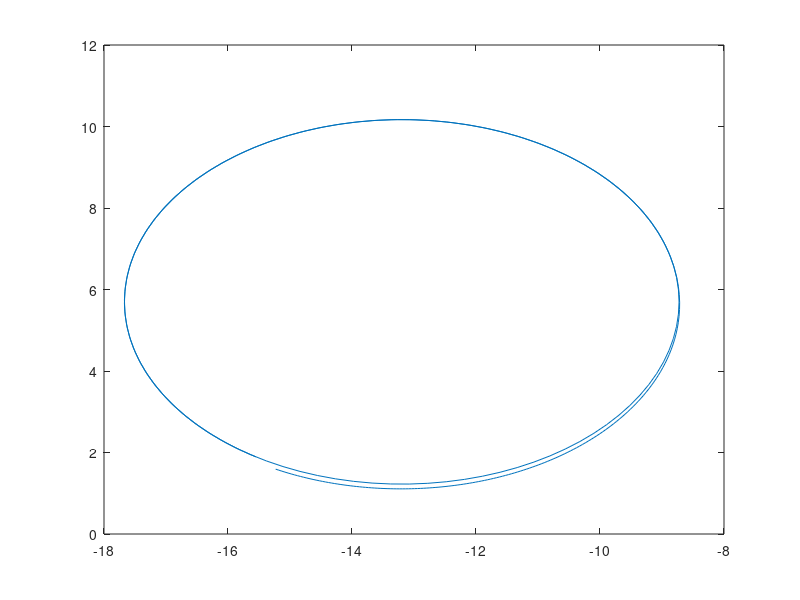

The MATLAB script that drew this image:
w = [-27.0365 -0.0068 -1.8390;-0.0086 -0.0005 1.7351];
b = [-5.1557;-5.4321];
x = -15.231525210174928;
y = 1.5917592854076972;
theta = pi;
Lr = 2;
Lf = 2;

trajectory = [x,y,theta];

for i=1:300
    ref = [-15+(i-1)*0.05;0;0];
    data = ref-trajectory(i,:)';
    u = w*data+b;
    vr = u(1);
    delta = u(2);
    
    if vr>0
        vr = 0;
    elseif vr<-30
        vr = -30;
    end
    
    if delta>pi/4
        delta = pi/4;
    elseif delta<-pi/4
        delta = -pi/4;
    end
    
    delta = atan(Lr/(Lr+Lf)*sin(delta)/cos(delta));
    new_x = trajectory(i,1)+0.01*vr*cos(trajectory(i,3)+delta);
    new_y = trajectory(i,2)+0.01*vr*sin(trajectory(i,3)+delta);
    new_theta = trajectory(i,3)+0.01*vr/Lr*sin(delta);

    trajectory = [trajectory;[new_x new_y new_theta]];
    disp([i, vr, delta, new_y, new_theta]);
end

plot(trajectory(:,1),trajectory(:,2))